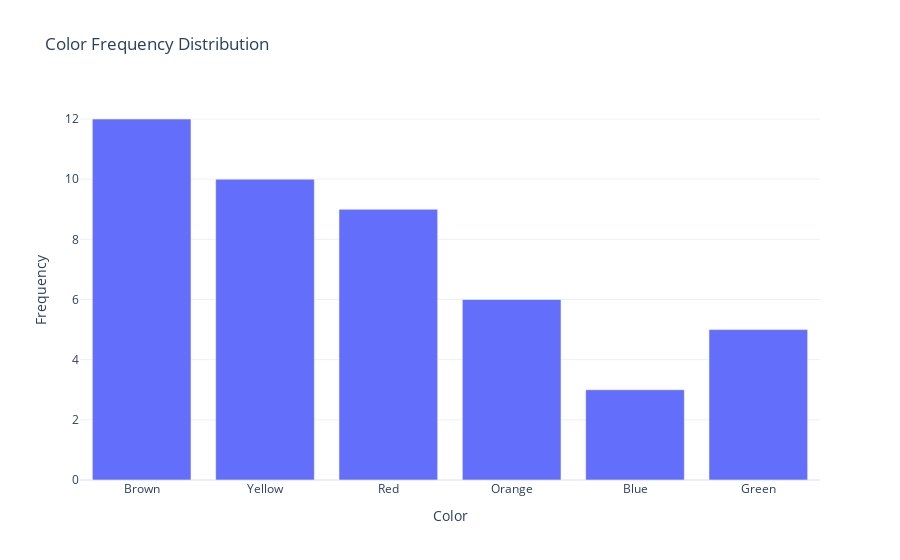

The notebook cell saved with this chart:
### Code cell
import pandas as pd
import plotly.express as px

# Create the data
data = {'Color': ['Brown', 'Yellow', 'Red', 'Orange', 'Blue', 'Green'],
        'Frequency': [12, 10, 9, 6, 3, 5]}

# Create DataFrame
df = pd.DataFrame(data, columns=['Color', 'Frequency'])

# Create interactive bar plot with Plotly
fig = px.bar(df, 
             x='Color', 
             y='Frequency',
             title='Color Frequency Distribution',
             #color='Color',  # This will color each bar according to its category
             template='plotly_white')  # Clean, modern template

# Update layout for better appearance
fig.update_layout(
    xaxis_title="Color",
    yaxis_title="Frequency",
    showlegend=False  # Hide legend since colors are self-explanatory
)

# Show the plot
fig.show()

### Figure 1 — Plotly figure (JSON) as saved in the notebook; plotly's stock layout.template omitted (floating-point values rounded to 4 significant figures)
{"data": [{"hovertemplate": "Color=%{x}<br>Frequency=%{y}<extra></extra>", "legendgroup": "", "marker": {"color": "#636efa", "pattern": {"shape": ""}}, "name": "", "orientation": "v", "showlegend": false, "textposition": "auto", "type": "bar", "x": ["Brown", "Yellow", "Red", "Orange", "Blue", "Green"], "xaxis": "x", "y": [12, 10, 9, 6, 3, 5], "yaxis": "y"}], "layout": {"barmode": "relative", "legend": {"tracegroupgap": 0}, "showlegend": false, "title": {"text": "Color Frequency Distribution"}, "xaxis": {"anchor": "y", "domain": [0, 1], "title": {"text": "Color"}}, "yaxis": {"anchor": "x", "domain": [0, 1], "title": {"text": "Frequency"}}}}
